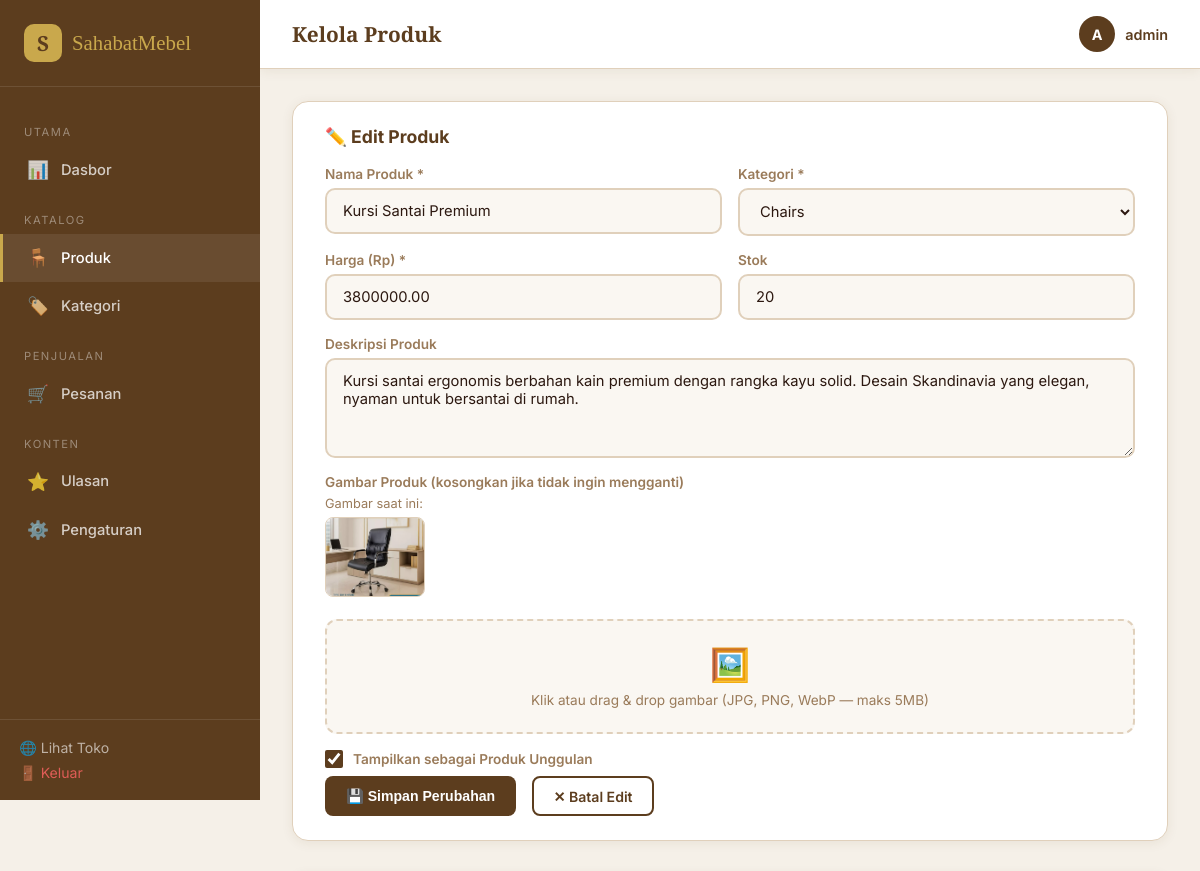
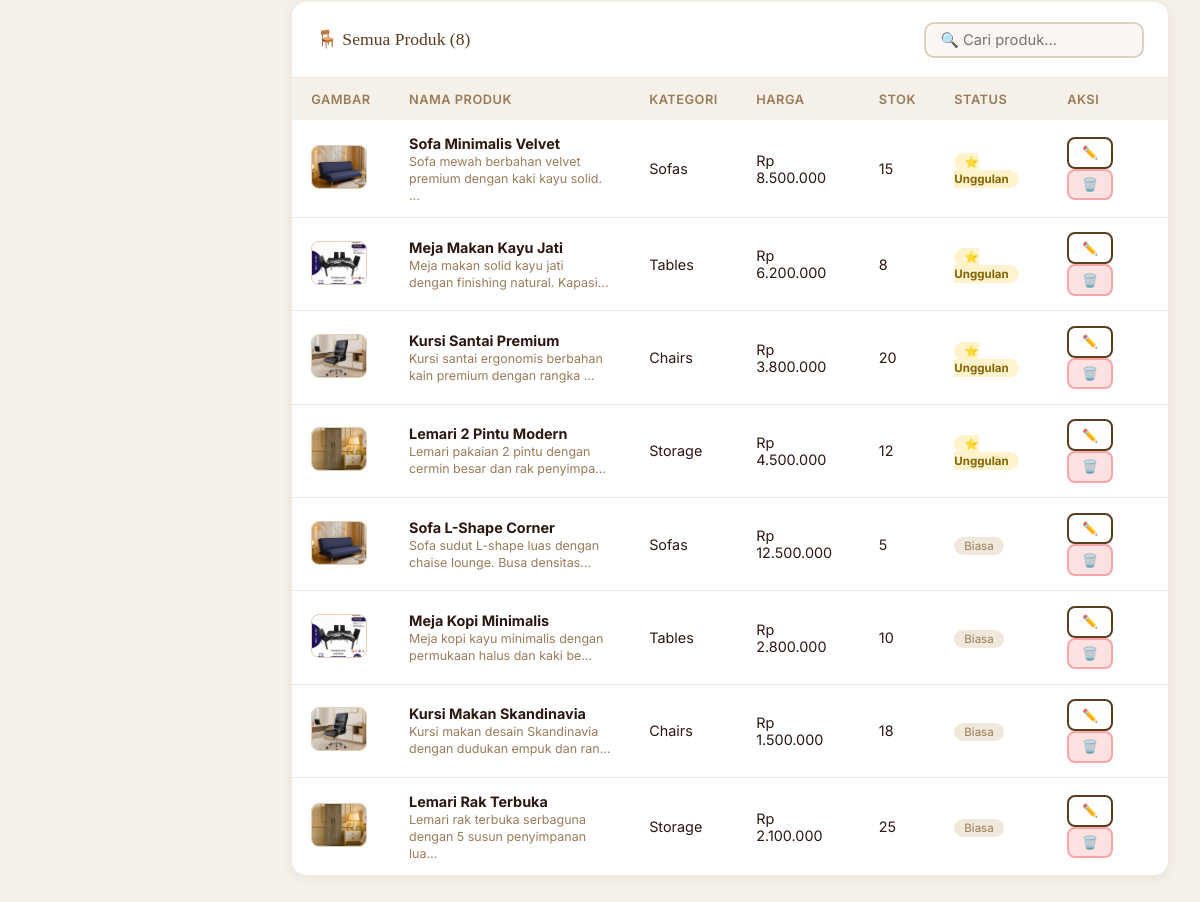
The app's page /admin/products.php?edit=3 (signed in) with its own data (2 pictures, top to bottom).
### tables this page shows
CREATE TABLE IF NOT EXISTS products (
    id INT AUTO_INCREMENT PRIMARY KEY,
    category_id INT NOT NULL,
    name VARCHAR(255) NOT NULL,
    description TEXT,
    price DECIMAL(10,2) NOT NULL,
    image VARCHAR(255),
    stock INT DEFAULT 0,
    is_featured TINYINT(1) DEFAULT 0,
    created_at TIMESTAMP DEFAULT CURRENT_TIMESTAMP,
    FOREIGN KEY (category_id) REFERENCES categories(id) ON DELETE CASCADE
);

CREATE TABLE IF NOT EXISTS categories (
    id INT AUTO_INCREMENT PRIMARY KEY,
    name VARCHAR(100) NOT NULL,
    slug VARCHAR(100) NOT NULL UNIQUE,
    created_at TIMESTAMP DEFAULT CURRENT_TIMESTAMP
);

### admin/products.php (the view, shortened to what this page needs)
<?php
require_once '../config.php';
$categories = $pdo->query("SELECT * FROM categories ORDER BY name")->fetchAll();
$products   = $pdo->query("
  SELECT p.*, c.name AS cat_name
  FROM products p
  JOIN categories c ON p.category_id = c.id
  ORDER BY p.is_featured DESC, p.created_at DESC
")->fetchAll();
$editProduct = null;
if (isset($_GET['edit'])) {
    $stmt = $pdo->prepare("SELECT * FROM products WHERE id=?");
    $stmt->execute([intval($_GET['edit'])]);
    $editProduct = $stmt->fetch();
}
?>
<!DOCTYPE html>
<html lang="id">
<head>
  <link rel="stylesheet" href="../assets/css/admin.css">
</head>
<body>
<?php include 'partials/sidebar.php'; ?>
<div class="main">
  <?php include 'partials/topbar.php'; ?>
  <div class="content">
    <div class="form-section">
      <h2><?= $editProduct ? '✏️ Edit Produk' : '➕ Tambah Produk Baru' ?></h2>
      <form method="POST" enctype="multipart/form-data" id="productForm">
        <div class="form-grid">
          <div class="form-group">
            <label class="form-label">Nama Produk *</label>
            <input type="text" name="name" class="form-control"
              value="<?= htmlspecialchars($editProduct['name'] ?? '') ?>"
              placeholder="Contoh: Sofa Minimalis Velvet" required>
          </div>
          <div class="form-group">
            <label class="form-label">Kategori *</label>
            <select name="category_id" class="form-control" required>
              <?php foreach ($categories as $cat): ?>
              <option value="<?= $cat['id'] ?>"
                <?= ($editProduct && $editProduct['category_id'] == $cat['id']) ? 'selected' : '' ?>>
                <?= htmlspecialchars($cat['name']) ?>
              </option>
              <?php endforeach; ?>
            </select>
          </div>
          <div class="form-group">
            <label class="form-label">Harga (Rp) *</label>
            <input type="number" name="price" class="form-control"
              value="<?= $editProduct['price'] ?? '' ?>"
              placeholder="Contoh: 3500000" min="0" required>
          </div>
          <div class="form-group">
            <label class="form-label">Stok</label>
            <input type="number" name="stock" class="form-control"
              value="<?= $editProduct['stock'] ?? 0 ?>"
              placeholder="0" min="0">
          </div>
          <div class="form-group span-2">
            <label class="form-label">Deskripsi Produk</label>
            <textarea name="description" class="form-control" rows="3"
              placeholder="Deskripsi singkat dan menarik tentang produk ini..."><?= htmlspecialchars($editProduct['description'] ?? '') ?></textarea>
          </div>
          <div class="form-group span-2">
            <label class="form-label">Gambar Produk <?= $editProduct ? '(kosongkan jika tidak ingin mengganti)' : '' ?></label>
            <?php if ($editProduct && !empty($editProduct['image'])): ?>
            <div class="current-img-wrap">
              <p style="font-size:0.8rem;color:var(--text-muted);margin-bottom:6px">Gambar saat ini:</p>
              <img class="current-img" id="currentImg"
                src="../assets/images/products/<?= htmlspecialchars($editProduct['image']) ?>"
                alt="<?= htmlspecialchars($editProduct['name']) ?>"
                onerror="this.src='../assets/images/placeholder.jpg'">
            </div>
            <?php endif; ?>
            <div class="img-upload-wrap" id="uploadWrap">
              <div class="img-upload-icon">🖼️</div>
              <div class="img-upload-label">Klik atau drag & drop gambar (JPG, PNG, WebP — maks 5MB)</div>
            </div>
          </div>
          <div class="form-group">
            <label class="form-label" style="display:flex;align-items:center;gap:10px;cursor:pointer">
              <input type="checkbox" name="is_featured" id="featuredCheck" style="width:18px;height:18px;accent-color:var(--brown-dark)"
                <?= ($editProduct && $editProduct['is_featured']) ? 'checked' : '' ?>>
              Tampilkan sebagai Produk Unggulan
            </label>
          </div>
        </div>
        <div style="display:flex;gap:1rem;margin-top:0.5rem">
          <button type="submit" class="btn btn-primary">
            <?= $editProduct ? '💾 Simpan Perubahan' : '➕ Tambah Produk' ?>
          </button>
          <?php if ($editProduct): ?>
          <a href="products.php" class="btn btn-outline">✕ Batal Edit</a>
          <?php endif; ?>
        </div>
      </form>
    </div>
    <div class="card">
      <div class="card-header">
        <span class="card-title">🪑 Semua Produk (<?= count($products) ?>)</span>
        <input type="text" id="searchInput" class="form-control" style="width:220px;padding:0.45rem 0.9rem"
          placeholder="🔍 Cari produk..." oninput="filterTable(this.value)">
      </div>
      <div class="card-body table-wrap">
        <table id="prodTable">
          <thead>
            <tr>
              <th style="width:60px">Gambar</th>
              <th>Nama Produk</th>
              <th>Kategori</th>
              <th>Harga</th>
              <th>Stok</th>
              <th>Status</th>
              <th style="width:120px">Aksi</th>
            </tr>
          </thead>
          <tbody>
            <?php foreach ($products as $p): ?>
            <tr class="prod-row">
              <td>
                <img class="prod-table-img"
                  src="../assets/images/products/<?= htmlspecialchars($p['image'] ?? '') ?>"
                  alt="<?= htmlspecialchars($p['name']) ?>"
                  onerror="this.src='../assets/images/placeholder.jpg'">
              </td>
              <td><strong><?= htmlspecialchars($p['name']) ?></strong><br>
                <span style="font-size:0.78rem;color:var(--text-muted)"><?= mb_strimwidth(htmlspecialchars($p['description'] ?? ''), 0, 60, '…') ?></span>
              </td>
              <td><?= htmlspecialchars($p['cat_name']) ?></td>
              <td>Rp <?= number_format($p['price'], 0, ',', '.') ?></td>
              <td><?= $p['stock'] ?></td>
              <td>
                <?php if ($p['is_featured']): ?>
                  <span class="badge-featured">⭐ Unggulan</span>
                <?php else: ?>
                  <span class="badge-normal">Biasa</span>
                <?php endif; ?>
              </td>
              <td>
                <a href="products.php?edit=<?= $p['id'] ?>" class="btn btn-outline btn-sm">✏️</a>
                <form method="POST" style="display:inline"
                  onsubmit="return confirm('Hapus produk ini?')">
                  <button type="submit" class="btn btn-sm" style="background:#fee2e2;color:#b91c1c;border-color:#fca5a5">🗑️</button>
                </form>
              </td>
            </tr>
            <?php endforeach; ?>
          </tbody>
        </table>
      </div>
    </div>
  </div>
</div>
</body>
</html>

### assets/css/admin.css (style rules this page uses)
:root { --cream: #FAF7F2; --beige: #F0E8DA; --beige-dark: #E0D0BB; --brown: #8B6340; --brown-dark: #5C3D1E; --gold: #C9A84C; --white: #FFFFFF; --text-dark: #2C1810; --text-muted: #9A7B5A; --danger: #e74c3c; --success: #27ae60; --warning: #f39c12; --sidebar-w: 260px; --shadow-sm: 0 2px 12px rgba(92,61,30,0.08); --shadow-md: 0 8px 30px rgba(92,61,30,0.12); --radius: 14px; --transition: all 0.3s ease; }
*, *::before, *::after { box-sizing: border-box; margin: 0; padding: 0; }
body { font-family: 'Inter', sans-serif; background: #F5F0E8; color: var(--text-dark); display: flex; min-height: 100vh; }
.main { margin-left: var(--sidebar-w); flex: 1; display: flex; flex-direction: column; min-height: 100vh; }
.content { padding: 2rem; flex: 1; }
.card { background: var(--white); border-radius: var(--radius); box-shadow: var(--shadow-sm); overflow: hidden; }
.card-header { padding: 1.2rem 1.5rem; border-bottom: 1px solid var(--beige); display: flex; align-items: center; justify-content: space-between; }
.card-title { font-family: 'Playfair Display', serif; font-size: 1.1rem; color: var(--brown-dark); }
.card-body { padding: 0; overflow-x: auto; }
table { width: 100%; border-collapse: collapse; }
th { background: #F5F0E8; padding: 0.85rem 1.2rem; text-align: left; font-size: 0.8rem; text-transform: uppercase; letter-spacing: 0.5px; color: var(--text-muted); font-weight: 600; }
td { padding: 0.9rem 1.2rem; border-bottom: 1px solid var(--beige); font-size: 0.9rem; vertical-align: middle; }
tr:last-child td { border-bottom: none; }
.btn { display: inline-flex; align-items: center; gap: 6px; padding: 0.6rem 1.2rem; border-radius: 8px; font-weight: 600; font-size: 0.88rem; cursor: pointer; border: 2px solid transparent; transition: var(--transition); text-decoration: none; }
.btn-primary { background: var(--brown-dark); color: #fff; }
.btn-sm { padding: 0.4rem 0.8rem; font-size: 0.8rem; }
.btn-outline { background: transparent; color: var(--brown-dark); border-color: var(--brown-dark); }
.form-section { background: var(--white); border-radius: var(--radius); padding: 2rem; box-shadow: var(--shadow-sm); margin-bottom: 1.5rem; }
.form-grid { display: grid; grid-template-columns: 1fr 1fr; gap: 1.2rem; }
.form-group { display: flex; flex-direction: column; gap: 6px; }
label, .form-label { font-size: 0.85rem; font-weight: 600; color: var(--text-muted); }
.form-control { padding: 0.75rem 1rem; border: 2px solid var(--beige-dark); border-radius: 10px; font-size: 0.92rem; background: var(--cream); color: var(--text-dark); outline: none; transition: var(--transition); font-family: 'Inter', sans-serif; width: 100%; }
textarea.form-control { resize: vertical; min-height: 100px; }
select.form-control { cursor: pointer; }
.span-2 { grid-column: 1 / -1; }

### admin/products.php (style rules this page uses)
.prod-table-img { width: 56px; height: 44px; border-radius: 8px; object-fit: cover; background: var(--beige); border: 1px solid var(--beige-dark); }
.form-grid { display: grid; grid-template-columns: 1fr 1fr; gap: 1rem; }
.form-grid .span-2 { grid-column: 1 / -1; }
.img-upload-wrap { border: 2px dashed var(--beige-dark); border-radius: 12px; padding: 1.5rem; text-align: center; cursor: pointer; transition: all 0.3s; position: relative; background: var(--cream); }
.img-upload-icon { font-size: 2rem; margin-bottom: 0.5rem; }
.img-upload-label { font-size: 0.85rem; color: var(--text-muted); }
.current-img-wrap { margin-bottom: 0.75rem; }
.current-img { width: 100px; height: 80px; object-fit: cover; border-radius: 8px; border: 1px solid var(--beige-dark); }
.badge-featured { background: #fff3cd; color: #856404; padding: 2px 10px; border-radius: 50px; font-size: 0.72rem; font-weight: 700; }
.badge-normal { background: var(--beige); color: var(--text-muted); padding: 2px 10px; border-radius: 50px; font-size: 0.72rem; }
.table-wrap { overflow-x: auto; }
.form-section { background: var(--white); border-radius: 16px; padding: 1.5rem 2rem; box-shadow: var(--shadow-sm); border: 1px solid var(--beige-dark); margin-bottom: 2rem; }
.form-section h2 { font-size: 1.1rem; color: var(--brown-dark); margin-bottom: 1.2rem; display: flex; align-items: center; gap: 8px; }

### records on screen
products: name "Kursi Santai Premium", category_id "Chairs", price "3800000.00", stock "20", description "Kursi santai ergonomis berbahan kain premium dengan rangka kayu solid. Desain Skandinavia yang elegan, nyaman untuk bersantai di rumah.", image (picture), is_featured "☑", description "Kursi santai ergonomis berbahan kain premium dengan rangka …", category.name "Chairs", price "3.800.000", shows "⭐ Unggulan"
products: image (picture), name "Sofa Minimalis Velvet", description "Sofa mewah berbahan velvet premium dengan kaki kayu solid. …", category.name "Sofas", price "8.500.000", stock "15", is_featured "⭐ Unggulan"
products: image (picture), name "Meja Makan Kayu Jati", description "Meja makan solid kayu jati dengan finishing natural. Kapasi…", category.name "Tables", price "6.200.000", stock "8", is_featured "⭐ Unggulan"
products: image (picture), name "Lemari 2 Pintu Modern", description "Lemari pakaian 2 pintu dengan cermin besar dan rak penyimpa…", category.name "Storage", price "4.500.000", stock "12", is_featured "⭐ Unggulan"
products: image (picture), name "Sofa L-Shape Corner", description "Sofa sudut L-shape luas dengan chaise lounge. Busa densitas…", category.name "Sofas", price "12.500.000", stock "5", is_featured "Biasa"
products: image (picture), name "Meja Kopi Minimalis", description "Meja kopi kayu minimalis dengan permukaan halus dan kaki be…", category.name "Tables", price "2.800.000", stock "10", is_featured "Biasa"
products: image (picture), name "Kursi Makan Skandinavia", description "Kursi makan desain Skandinavia dengan dudukan empuk dan ran…", category.name "Chairs", price "1.500.000", stock "18", is_featured "Biasa"
products: image (picture), name "Lemari Rak Terbuka", description "Lemari rak terbuka serbaguna dengan 5 susun penyimpanan lua…", category.name "Storage", price "2.100.000", stock "25", is_featured "Biasa"

### other values on screen
$pageTitle "Kelola Produk"
substr($adminName, 0, 1) "A"
$adminName "admin"
count($products) "8"
